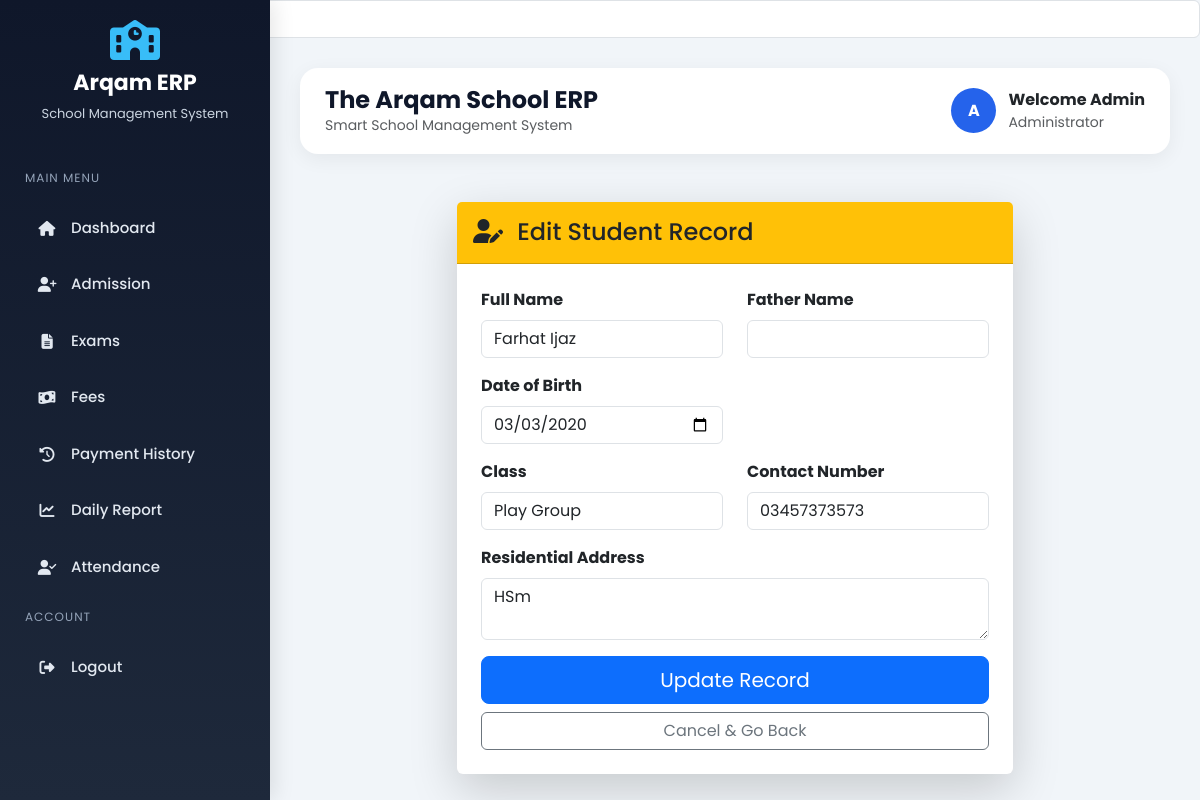
/admission/edit/1, run on the app's committed database.
### tables this page shows
CREATE TABLE students (
            id INTEGER PRIMARY KEY AUTOINCREMENT,
            name TEXT NOT NULL,
            father_name TEXT,
            father_id TEXT,
            class_name TEXT NOT NULL,
            dob DATE,
            gender TEXT,
            address TEXT,
            contact TEXT,
            photo TEXT DEFAULT 'default.png' -- Naya column
        , discount REAL DEFAULT 0);

### modules/admission.py (the view, shortened to what this page needs)
@admission_bp.route("/edit/<int:id>", methods=["GET", "POST"])
def edit_student(id):
    conn = sqlite3.connect(DB_PATH)
    conn.row_factory = sqlite3.Row
    c = conn.cursor()
    c.execute("SELECT * FROM students WHERE id = ?", (id,))
    student = c.fetchone()
    conn.close()
    return render_template("admission/edit_student.html", student=student)

### templates/admission/edit_student.html
<input type="text" name="name" value="{{ student['name'] }}" class="form-control" required>
{% extends "base.html" %}
{% block content %}
<div class="container mt-5">
    <div class="row justify-content-center">
        <div class="col-md-8">
            <div class="card shadow-lg border-0">
                <div class="card-header bg-warning text-dark p-3">
                    <h4 class="mb-0"><i class="fas fa-user-edit me-2"></i> Edit Student Record</h4>
                </div>
                <div class="card-body p-4">
                    <form method="POST" action="{{ url_for('admission.edit_student', id=student['id']) }}">
                        <div class="row">
                            <div class="col-md-6 mb-3">
                                <label class="form-label fw-bold">Full Name</label>
                                <input type="text" name="name" class="form-control" value="{{ student['name'] }}" required>
                            </div>
                        <div class="col-md-6 mb-3">
                                <label class="form-label fw-bold">Father Name</label>
                                <input type="text" name="Father name" class="form-control" value="{{ student['Father name'] }}" required>
                            </div>
                            <div class="col-md-6 mb-3">
                                <label class="form-label fw-bold">Date of Birth</label>
                                <input type="date" name="dob" class="form-control" value="{{ student['dob'] }}" required>
                            </div>
                        </div>
                        <div class="row">
                            <div class="col-md-6 mb-3">
                                <label class="form-label fw-bold">Class</label>
                                <input type="text" name="class_name" class="form-control" value="{{ student['class_name'] }}" required>
                            </div>
                            <div class="col-md-6 mb-3">
                                <label class="form-label fw-bold">Contact Number</label>
                                <input type="text" name="contact" class="form-control" value="{{ student['contact'] }}" required>
                            </div>
                        </div>
                        <div class="mb-3">
                            <label class="form-label fw-bold">Residential Address</label>
                            <textarea name="address" class="form-control" rows="2">{{ student['address'] }}</textarea>
                        </div>
                        <div class="d-grid gap-2">
                            <button type="submit" class="btn btn-primary btn-lg">Update Record</button>
                            <a href="{{ url_for('admission.view_students') }}" class="btn btn-outline-secondary">Cancel & Go Back</a>
                        </div>
                    </form>
                </div>
            </div>
        </div>
    </div>
</div>
{% endblock %}

### templates/base.html (style rules this page uses)
* { margin:0; padding:0; box-sizing:border-box; font-family:'Poppins', sans-serif; }
body { background:#f1f5f9; }

### data on the page
students: name "Farhat Ijaz", dob "03/03/2020", class_name "Play Group", contact "03457373573", address "HSm"
